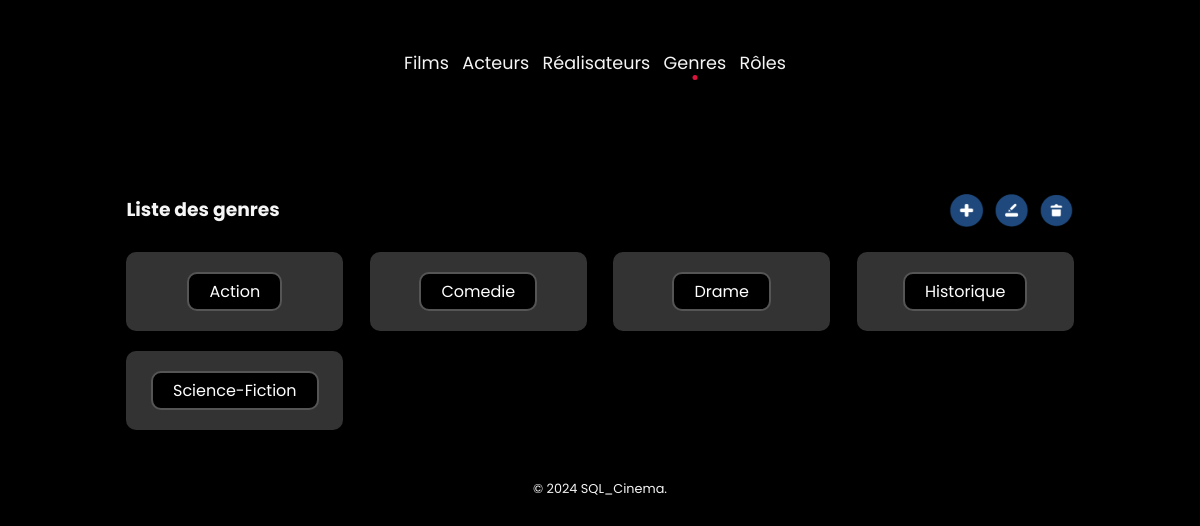
Screenshot of /index.php?action=listKinds with the database file from the repository.
### tables this page shows
CREATE TABLE IF NOT EXISTS Genre (
    id_genre INT AUTO_INCREMENT PRIMARY KEY,
    libelle VARCHAR(50)
);

### controllers/KindController.php (called while the page is built, shortened)
<?php
class KindController
{
    function getlist(): \PDOStatement
    {
        $pdo = Connect::Connection();
        $kinds = $pdo->query("
            SELECT id_genre, libelle
            FROM genre
            ORDER BY libelle ASC
        ");
        return $kinds;
    }
    public function listKinds()
    {
        $this->toView($this->getlist());
    }
    function toView($kinds, $modalType = null)
    {
        require "views/kindsView.php";
    }
}

### views/kindsView.php (the view, shortened to what this page needs)
<div class="genre-container">
    <?php foreach ($kinds as $kind) { ?>
        <div class="genre-tile">
            <a href="index.php?action=detailKind&id=<?= $kind["id_genre"] ?>"><?= $kind["libelle"] ?></a>
        </div>
    <?php } ?>
</div>
<?php
require "views/template.php";
?>

### public/css/style.css (style rules this page uses)
* { box-sizing: border-box; background-color: black; color: whitesmoke; font-family: 'Poppins', sans-serif; }
:root { --red : crimson; }
a { text-decoration: none; color : cornflowerblue }
.genre-container { display: flex; flex-wrap: wrap; justify-content: space-between; gap: 20px; margin-bottom: 50px; }
.genre-tile { flex: 0 0 calc(25% - 20px); background-color: #333; color: #fff; padding: 20px; border-radius: 10px; box-shadow: 0 4px 8px rgba(0,0,0,0.5); display: flex; align-items: center; justify-content: center; text-align: center; transition: all 0.3s; }
.genre-container a { border: 2px solid #555; border-radius: 10px; padding: 5px 20px; color: inherit; }

### rows the page displays
genre: libelle "Action"
genre: libelle "Comedie"
genre: libelle "Drame"
genre: libelle "Historique"
genre: libelle "Science-Fiction"

### other values shown
$titre_secondaire "Liste des genres"
